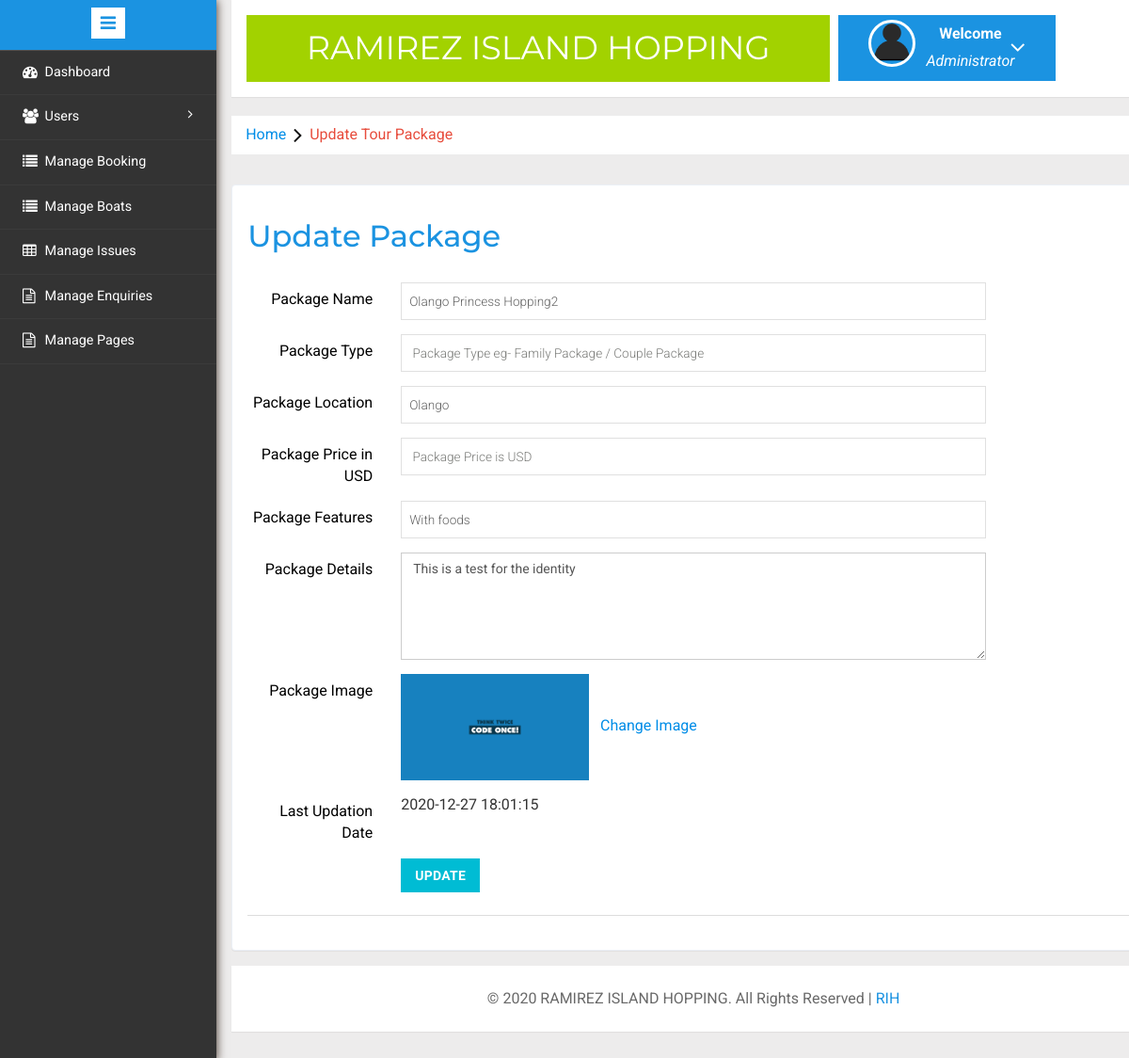
/admin/update-package.php?pid=14 (signed in), run on an earlier commit of the app's database.
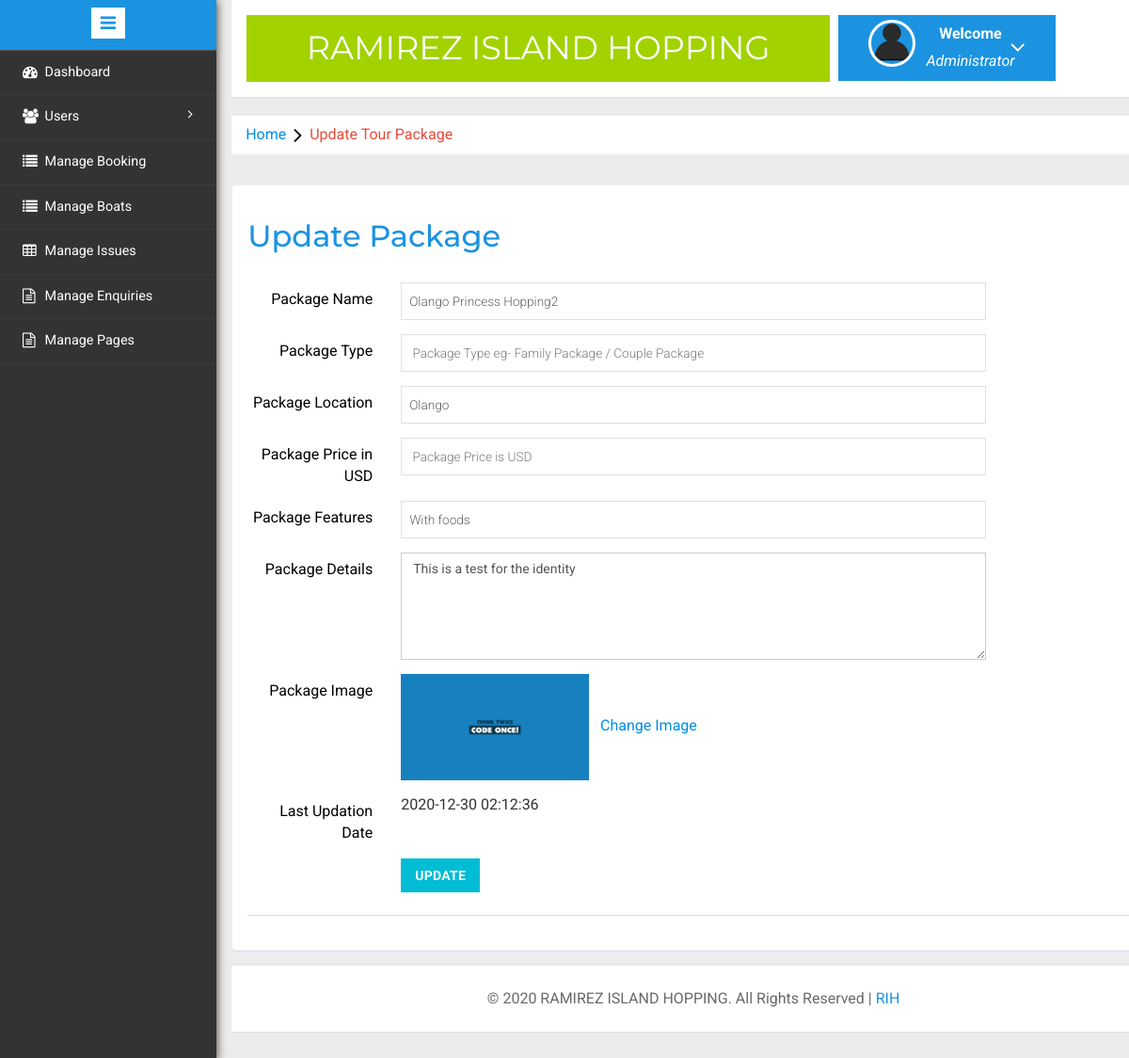
And on a later commit of the database.
### tables this page shows
CREATE TABLE `tbltourpackages` (
  `PackageId` int(11) NOT NULL,
  `owner_identity` varchar(200) DEFAULT NULL,
  `PackageName` varchar(200) DEFAULT NULL,
  `address` text DEFAULT NULL,
  `contact_num` varchar(200) DEFAULT NULL,
  `boat_name` varchar(150) DEFAULT NULL,
  `boat_operator` varchar(100) DEFAULT NULL,
  `boat_capacity` int(100) DEFAULT NULL,
  `pricePerpack` int(200) DEFAULT NULL,
  `PackageLocation` varchar(100) DEFAULT NULL,
  `PackageFetures` varchar(255) DEFAULT NULL,
  `offer_price` int(255) NOT NULL,
  `PackageDetails` mediumtext DEFAULT NULL,
  `PackageImage` varchar(100) DEFAULT NULL,
  `Creationdate` timestamp NULL DEFAULT current_timestamp(),
  `UpdationDate` timestamp NULL DEFAULT NULL ON UPDATE current_timestamp(),
  `status` int(1) DEFAULT NULL
);

### admin/update-package.php (the view, shortened to what this page needs)
<?php
include('includes/config.php');
if(strlen($_SESSION['alogin'])==0)
	{
header('location:index.php');
}
else{
	?>
<!DOCTYPE HTML>
<html>
<head>
<link href="css/bootstrap.min.css" rel='stylesheet' type='text/css' />
<link href="css/style.css" rel='stylesheet' type='text/css' />
<link rel="stylesheet" href="css/morris.css" type="text/css"/>
<link href="css/font-awesome.css" rel="stylesheet">
<link rel="stylesheet" href="css/icon-font.min.css" type='text/css' />
</head>
<body>
   <div class="page-container">
<div class="left-content">
	   <div class="mother-grid-inner">
<?php include('includes/header.php');?>
				</div>
	<ol class="breadcrumb">
                <li class="breadcrumb-item"><a href="index.html">Home</a><i class="fa fa-angle-right"></i>Update Tour Package </li>
            </ol>
 	<div class="grid-form">
  <div class="grid-form1">
  	       <h3>Update Package</h3>
  	         <div class="tab-content">
						<div class="tab-pane active" id="horizontal-form">
<?php
$pid=intval($_GET['pid']);
$sql = "SELECT * from TblTourPackages where PackageId=:pid";
$query = $dbh -> prepare($sql);
$query -> bindParam(':pid', $pid, PDO::PARAM_STR);
$query->execute();
$results=$query->fetchAll(PDO::FETCH_OBJ);
if($query->rowCount() > 0)
{
foreach($results as $result)
{	?>
							<form class="form-horizontal" name="package" method="post" enctype="multipart/form-data">
								<div class="form-group">
									<label for="focusedinput" class="col-sm-2 control-label">Package Name</label>
									<div class="col-sm-8">
										<input type="text" class="form-control1" name="packagename" id="packagename" placeholder="Create Package" value="<?php echo htmlentities($result->PackageName);?>" required>
									</div>
								</div>
<div class="form-group">
									<label for="focusedinput" class="col-sm-2 control-label">Package Type</label>
									<div class="col-sm-8">
										<input type="text" class="form-control1" name="packagetype" id="packagetype" placeholder=" Package Type eg- Family Package / Couple Package" value="<?php echo htmlentities($result->PackageType);?>" required>
									</div>
								</div>
<div class="form-group">
									<label for="focusedinput" class="col-sm-2 control-label">Package Location</label>
									<div class="col-sm-8">
										<input type="text" class="form-control1" name="packagelocation" id="packagelocation" placeholder=" Package Location" value="<?php echo htmlentities($result->PackageLocation);?>" required>
									</div>
								</div>
<div class="form-group">
									<label for="focusedinput" class="col-sm-2 control-label">Package Price in USD</label>
									<div class="col-sm-8">
										<input type="text" class="form-control1" name="packageprice" id="packageprice" placeholder=" Package Price is USD" value="<?php echo htmlentities($result->PackagePrice);?>" required>
									</div>
								</div>
<div class="form-group">
									<label for="focusedinput" class="col-sm-2 control-label">Package Features</label>
									<div class="col-sm-8">
										<input type="text" class="form-control1" name="packagefeatures" id="packagefeatures" placeholder="Package Features Eg-free Pickup-drop facility" value="<?php echo htmlentities($result->PackageFetures);?>" required>
									</div>
								</div>
<div class="form-group">
									<label for="focusedinput" class="col-sm-2 control-label">Package Details</label>
									<div class="col-sm-8">
										<textarea class="form-control" rows="5" cols="50" name="packagedetails" id="packagedetails" placeholder="Package Details" required><?php echo htmlentities($result->PackageDetails);?></textarea>
									</div>
								</div>
<div class="form-group">
<label for="focusedinput" class="col-sm-2 control-label">Package Image</label>
<div class="col-sm-8">
<img src="pacakgeimages/<?php echo htmlentities($result->PackageImage);?>" width="200">&nbsp;&nbsp;&nbsp;<a href="change-image.php?imgid=<?php echo htmlentities($result->PackageId);?>">Change Image</a>
</div>
</div>
<div class="form-group">
									<label for="focusedinput" class="col-sm-2 control-label">Last Updation Date</label>
									<div class="col-sm-8">
<?php echo htmlentities($result->UpdationDate);?>
									</div>
								</div>
								<?php }} ?>
								<div class="row">
			<div class="col-sm-8 col-sm-offset-2">
				<button type="submit" name="submit" class="btn-primary btn">Update</button>
			</div>
		</div>
					</div>
      <div class="panel-footer">
	 </div>
  </div>
 	</div>
<?php include('includes/footer.php');?>
</div>
</div>
					<?php include('includes/sidebarmenu.php');?>
							</div>
</body>
</html>
<?php } ?>

What changed in the data, as far as the page shows it:
changed tbltourpackages "Olango Princess Hopping2": UpdationDate "2020-12-27 18:01:15" → "2020-12-30 02:12:36"
